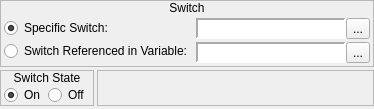
        <widget class="QWidget" name="wSwitch">
         <layout class="QVBoxLayout" name="verticalLayout_8">
          <property name="spacing">
           <number>3</number>
          </property>
          <property name="margin">
           <number>0</number>
          </property>
          <item>
           <widget class="QFrame" name="frame_2">
            <property name="sizePolicy">
             <sizepolicy hsizetype="Preferred" vsizetype="Fixed">
              <horstretch>0</horstretch>
              <verstretch>0</verstretch>
             </sizepolicy>
            </property>
            <property name="frameShape">
             <enum>QFrame::StyledPanel</enum>
            </property>
            <property name="frameShadow">
             <enum>QFrame::Raised</enum>
            </property>
            <layout class="QVBoxLayout" name="verticalLayout_3">
             <property name="spacing">
              <number>0</number>
             </property>
             <property name="margin">
              <number>0</number>
             </property>
             <item>
              <widget class="QLabel" name="label_2">
               <property name="sizePolicy">
                <sizepolicy hsizetype="Preferred" vsizetype="Fixed">
                 <horstretch>0</horstretch>
                 <verstretch>0</verstretch>
                </sizepolicy>
               </property>
               <property name="text">
                <string>Switch</string>
               </property>
               <property name="alignment">
                <set>Qt::AlignCenter</set>
               </property>
              </widget>
             </item>
             <item>
              <widget class="QWidget" name="widget_3" native="true">
               <layout class="QHBoxLayout" name="horizontalLayout_2">
                <property name="spacing">
                 <number>3</number>
                </property>
                <property name="margin">
                 <number>3</number>
                </property>
                <item>
                 <layout class="QVBoxLayout" name="verticalLayout_5">
                  <property name="spacing">
                   <number>3</number>
                  </property>
                  <item>
                   <widget class="QRadioButton" name="switch_rbSpecificSwitch">
                    <property name="sizePolicy">
                     <sizepolicy hsizetype="Fixed" vsizetype="Fixed">
                      <horstretch>0</horstretch>
                      <verstretch>0</verstretch>
                     </sizepolicy>
                    </property>
                    <property name="text">
                     <string>Specific Switch:</string>
                    </property>
                    <property name="checked">
                     <bool>true</bool>
                    </property>
                   </widget>
                  </item>
                  <item>
                   <widget class="QRadioButton" name="switch_rbReferencedSwitch">
                    <property name="sizePolicy">
                     <sizepolicy hsizetype="Fixed" vsizetype="Fixed">
                      <horstretch>0</horstretch>
                      <verstretch>0</verstretch>
                     </sizepolicy>
                    </property>
                    <property name="text">
                     <string>Switch Referenced in Variable:</string>
                    </property>
                   </widget>
                  </item>
                 </layout>
                </item>
                <item>
                 <layout class="QVBoxLayout" name="verticalLayout_4">
                  <property name="spacing">
                   <number>3</number>
                  </property>
                  <item>
                   <widget class="QWidget" name="switch_wSwitch" native="true">
                    <layout class="QHBoxLayout" name="horizontalLayout_37">
                     <property name="spacing">
                      <number>0</number>
                     </property>
                     <property name="margin">
                      <number>0</number>
                     </property>
                     <item>
                      <widget class="QLabel" name="switch_lblSwitch">
                       <property name="sizePolicy">
                        <sizepolicy hsizetype="Preferred" vsizetype="Preferred">
                         <horstretch>0</horstretch>
                         <verstretch>0</verstretch>
                        </sizepolicy>
                       </property>
                       <property name="minimumSize">
                        <size>
                         <width>150</width>
                         <height>0</height>
                        </size>
                       </property>
                       <property name="font">
                        <font>
                         <family>Monospace</family>
                        </font>
                       </property>
                       <property name="styleSheet">
                        <string notr="true">background-color: palette(base);</string>
                       </property>
                       <property name="frameShape">
                        <enum>QFrame::Panel</enum>
                       </property>
                       <property name="frameShadow">
                        <enum>QFrame::Sunken</enum>
                       </property>
                       <property name="lineWidth">
                        <number>2</number>
                       </property>
                       <property name="text">
                        <string/>
                       </property>
                      </widget>
                     </item>
                     <item>
                      <widget class="QToolButton" name="switch_bBrowseSwitches">
                       <property name="text">
                        <string>...</string>
                       </property>
                       <property name="icon">
                        <iconset resource="gui_icons.qrc">
                         <normaloff>:/icons/fileopen.png</normaloff>:/icons/fileopen.png</iconset>
                       </property>
                      </widget>
                     </item>
                    </layout>
                   </widget>
                  </item>
                  <item>
                   <widget class="QWidget" name="switch_wVariable" native="true">
                    <layout class="QHBoxLayout" name="horizontalLayout_36">
                     <property name="spacing">
                      <number>0</number>
                     </property>
                     <property name="margin">
                      <number>0</number>
                     </property>
                     <item>
                      <widget class="QLabel" name="switch_lblVariable">
                       <property name="sizePolicy">
                        <sizepolicy hsizetype="Preferred" vsizetype="Preferred">
                         <horstretch>0</horstretch>
                         <verstretch>0</verstretch>
                        </sizepolicy>
                       </property>
                       <property name="minimumSize">
                        <size>
                         <width>150</width>
                         <height>0</height>
                        </size>
                       </property>
                       <property name="font">
                        <font>
                         <family>Monospace</family>
                        </font>
                       </property>
                       <property name="styleSheet">
                        <string notr="true">background-color: palette(base);</string>
                       </property>
                       <property name="frameShape">
                        <enum>QFrame::Panel</enum>
                       </property>
                       <property name="frameShadow">
                        <enum>QFrame::Sunken</enum>
                       </property>
                       <property name="lineWidth">
                        <number>2</number>
                       </property>
                       <property name="text">
                        <string/>
                       </property>
                      </widget>
                     </item>
                     <item>
                      <widget class="QToolButton" name="switch_bBrowseVariables">
                       <property name="text">
                        <string>...</string>
                       </property>
                       <property name="icon">
                        <iconset resource="gui_icons.qrc">
                         <normaloff>:/icons/fileopen.png</normaloff>:/icons/fileopen.png</iconset>
                       </property>
                      </widget>
                     </item>
                    </layout>
                   </widget>
                  </item>
                 </layout>
                </item>
               </layout>
              </widget>
             </item>
            </layout>
           </widget>
          </item>
          <item>
           <widget class="QWidget" name="widget_5" native="true">
            <property name="sizePolicy">
             <sizepolicy hsizetype="Preferred" vsizetype="Fixed">
              <horstretch>0</horstretch>
              <verstretch>0</verstretch>
             </sizepolicy>
            </property>
            <layout class="QHBoxLayout" name="horizontalLayout_3">
             <property name="spacing">
              <number>3</number>
             </property>
             <property name="margin">
              <number>0</number>
             </property>
             <item>
              <widget class="QFrame" name="frame_3">
               <property name="sizePolicy">
                <sizepolicy hsizetype="Fixed" vsizetype="Fixed">
                 <horstretch>0</horstretch>
                 <verstretch>0</verstretch>
                </sizepolicy>
               </property>
               <property name="frameShape">
                <enum>QFrame::StyledPanel</enum>
               </property>
               <property name="frameShadow">
                <enum>QFrame::Raised</enum>
               </property>
               <layout class="QVBoxLayout" name="verticalLayout_7">
                <property name="spacing">
                 <number>0</number>
                </property>
                <property name="margin">
                 <number>0</number>
                </property>
                <item>
                 <widget class="QLabel" name="label_3">
                  <property name="sizePolicy">
                   <sizepolicy hsizetype="Preferred" vsizetype="Fixed">
                    <horstretch>0</horstretch>
                    <verstretch>0</verstretch>
                   </sizepolicy>
                  </property>
                  <property name="text">
                   <string>Switch State</string>
                  </property>
                  <property name="alignment">
                   <set>Qt::AlignCenter</set>
                  </property>
                 </widget>
                </item>
                <item>
                 <widget class="QWidget" name="widget_4" native="true">
                  <layout class="QHBoxLayout" name="horizontalLayout_4">
                   <property name="spacing">
                    <number>3</number>
                   </property>
                   <property name="leftMargin">
                    <number>3</number>
                   </property>
                   <property name="topMargin">
                    <number>0</number>
                   </property>
                   <property name="rightMargin">
                    <number>3</number>
                   </property>
                   <property name="bottomMargin">
                    <number>0</number>
                   </property>
                   <item>
                    <widget class="QRadioButton" name="switch_rbOn">
                     <property name="text">
                      <string>On</string>
                     </property>
                     <property name="checked">
                      <bool>true</bool>
                     </property>
                    </widget>
                   </item>
                   <item>
                    <widget class="QRadioButton" name="switch_rbOff">
                     <property name="text">
                      <string>Off</string>
                     </property>
                    </widget>
                   </item>
                  </layout>
                 </widget>
                </item>
               </layout>
              </widget>
             </item>
             <item>
              <widget class="QFrame" name="frame_4">
               <property name="frameShape">
                <enum>QFrame::StyledPanel</enum>
               </property>
               <property name="frameShadow">
                <enum>QFrame::Raised</enum>
               </property>
              </widget>
             </item>
            </layout>
           </widget>
          </item>
          <item>
           <widget class="QFrame" name="frame_5">
            <property name="frameShape">
             <enum>QFrame::StyledPanel</enum>
            </property>
            <property name="frameShadow">
             <enum>QFrame::Raised</enum>
            </property>
           </widget>
          </item>
         </layout>
        </widget>
